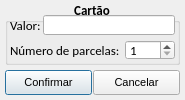
<?xml version="1.0" encoding="UTF-8"?>
<ui version="4.0">
 <class>tela_pagamento_cartao_venda</class>
 <widget class="QDialog" name="tela_pagamento_cartao_venda">
  <property name="geometry">
   <rect>
    <x>0</x>
    <y>0</y>
    <width>185</width>
    <height>100</height>
   </rect>
  </property>
  <property name="maximumSize">
   <size>
    <width>185</width>
    <height>100</height>
   </size>
  </property>
  <property name="windowTitle">
   <string>Dialog</string>
  </property>
  <widget class="QPushButton" name="btn_confirmar">
   <property name="geometry">
    <rect>
     <x>5</x>
     <y>70</y>
     <width>87</width>
     <height>25</height>
    </rect>
   </property>
   <property name="font">
    <font>
     <family>Arial</family>
     <pointsize>8</pointsize>
     <weight>50</weight>
     <bold>false</bold>
    </font>
   </property>
   <property name="styleSheet">
    <string notr="true">background-color: none;</string>
   </property>
   <property name="text">
    <string>Confirmar</string>
   </property>
   <property name="icon">
    <iconset resource="imagens.qrc">
     <normaloff>:/img/img/1345902916_camera_test.png</normaloff>:/img/img/1345902916_camera_test.png</iconset>
   </property>
   <property name="iconSize">
    <size>
     <width>20</width>
     <height>20</height>
    </size>
   </property>
  </widget>
  <widget class="QPushButton" name="btn_cancelar">
   <property name="geometry">
    <rect>
     <x>93</x>
     <y>70</y>
     <width>87</width>
     <height>25</height>
    </rect>
   </property>
   <property name="font">
    <font>
     <family>Arial</family>
     <pointsize>8</pointsize>
     <weight>50</weight>
     <bold>false</bold>
    </font>
   </property>
   <property name="styleSheet">
    <string notr="true">background-color: none;</string>
   </property>
   <property name="text">
    <string>Cancelar</string>
   </property>
   <property name="icon">
    <iconset resource="imagens.qrc">
     <normaloff>:/img/img/1345902747_button_cancel.png</normaloff>:/img/img/1345902747_button_cancel.png</iconset>
   </property>
   <property name="iconSize">
    <size>
     <width>18</width>
     <height>18</height>
    </size>
   </property>
  </widget>
  <widget class="QGroupBox" name="groupBox">
   <property name="geometry">
    <rect>
     <x>5</x>
     <y>0</y>
     <width>175</width>
     <height>65</height>
    </rect>
   </property>
   <property name="font">
    <font>
     <family>Calibri</family>
     <pointsize>10</pointsize>
     <weight>75</weight>
     <bold>true</bold>
    </font>
   </property>
   <property name="title">
    <string>Cartão</string>
   </property>
   <property name="alignment">
    <set>Qt::AlignCenter</set>
   </property>
   <widget class="QLabel" name="lb_valor">
    <property name="geometry">
     <rect>
      <x>5</x>
      <y>15</y>
      <width>33</width>
      <height>20</height>
     </rect>
    </property>
    <property name="font">
     <font>
      <weight>50</weight>
      <bold>false</bold>
     </font>
    </property>
    <property name="text">
     <string>Valor:</string>
    </property>
   </widget>
   <widget class="QLineEdit" name="le_valor">
    <property name="geometry">
     <rect>
      <x>38</x>
      <y>15</y>
      <width>132</width>
      <height>20</height>
     </rect>
    </property>
    <property name="font">
     <font>
      <weight>50</weight>
      <bold>false</bold>
      <kerning>false</kerning>
     </font>
    </property>
   </widget>
   <widget class="QLabel" name="lb_numero_parcelas">
    <property name="geometry">
     <rect>
      <x>5</x>
      <y>40</y>
      <width>114</width>
      <height>20</height>
     </rect>
    </property>
    <property name="font">
     <font>
      <weight>50</weight>
      <bold>false</bold>
     </font>
    </property>
    <property name="text">
     <string>Número de parcelas:</string>
    </property>
   </widget>
   <widget class="QSpinBox" name="sb_num_parcelas">
    <property name="geometry">
     <rect>
      <x>120</x>
      <y>40</y>
      <width>50</width>
      <height>20</height>
     </rect>
    </property>
    <property name="font">
     <font>
      <weight>50</weight>
      <bold>false</bold>
      <kerning>false</kerning>
     </font>
    </property>
    <property name="minimum">
     <number>1</number>
    </property>
    <property name="maximum">
     <number>12</number>
    </property>
    <property name="value">
     <number>1</number>
    </property>
   </widget>
  </widget>
 </widget>
 <resources>
  <include location="imagens.qrc"/>
 </resources>
 <connections/>
</ui>
